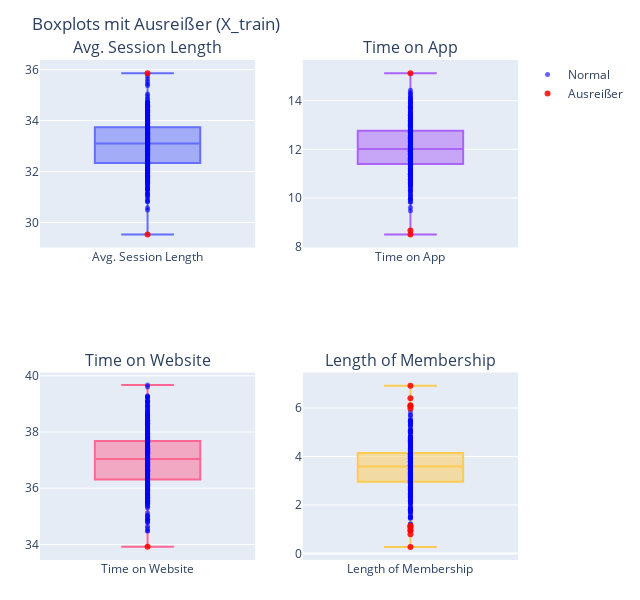

Here is the notebook cell this chart was saved with:
### Code cell
from outliers import plot_box_outliers_matrix

fig5, _ = plot_box_outliers_matrix(
    X_train, columns=num_cols, bounds=iqr_info,
    title="Boxplots mit Ausreißer (X_train)"
)

fig5

### Figure 1 — Plotly figure (JSON) as saved in the notebook; plotly's stock layout.template omitted (floating-point values rounded to 4 significant figures; data arrays with more than 128 entries replaced by an {"elided": "..."} marker saying what was removed)
{"data": [{"boxpoints": false, "name": "Avg. Session Length", "showlegend": false, "type": "box", "xaxis": "x", "y": {"elided": "400 float values"}, "yaxis": "y"}, {"marker": {"color": "blue", "opacity": 0.6, "size": 5}, "mode": "markers", "name": "Normal", "showlegend": true, "type": "scatter", "x": {"elided": "398 str values"}, "xaxis": "x", "y": {"elided": "398 float values"}, "yaxis": "y"}, {"marker": {"color": "red", "opacity": 0.85, "size": 6}, "mode": "markers", "name": "Ausreißer", "showlegend": true, "type": "scatter", "x": ["Avg. Session Length", "Avg. Session Length"], "xaxis": "x", "y": [35.86, 29.53], "yaxis": "y"}, {"boxpoints": false, "name": "Time on App", "showlegend": false, "type": "box", "xaxis": "x2", "y": {"elided": "400 float values"}, "yaxis": "y2"}, {"marker": {"color": "blue", "opacity": 0.6, "size": 5}, "mode": "markers", "name": "Normal", "showlegend": false, "type": "scatter", "x": {"elided": "397 str values"}, "xaxis": "x2", "y": {"elided": "397 float values"}, "yaxis": "y2"}, {"marker": {"color": "red", "opacity": 0.85, "size": 6}, "mode": "markers", "name": "Ausreißer", "showlegend": false, "type": "scatter", "x": ["Time on App", "Time on App", "Time on App"], "xaxis": "x2", "y": [8.668, 15.13, 8.508], "yaxis": "y2"}, {"boxpoints": false, "name": "Time on Website", "showlegend": false, "type": "box", "xaxis": "x3", "y": {"elided": "400 float values"}, "yaxis": "y3"}, {"marker": {"color": "blue", "opacity": 0.6, "size": 5}, "mode": "markers", "name": "Normal", "showlegend": false, "type": "scatter", "x": {"elided": "399 str values"}, "xaxis": "x3", "y": {"elided": "399 float values"}, "yaxis": "y3"}, {"marker": {"color": "red", "opacity": 0.85, "size": 6}, "mode": "markers", "name": "Ausreißer", "showlegend": false, "type": "scatter", "x": ["Time on Website"], "xaxis": "x3", "y": [33.91], "yaxis": "y3"}, {"boxpoints": false, "name": "Length of Membership", "showlegend": false, "type": "box", "xaxis": "x4", "y": {"elided": "400 float values"}, "yaxis": "y4"}, {"marker": {"color": "blue", "opacity": 0.6, "size": 5}, "mode": "markers", "name": "Normal", "showlegend": false, "type": "scatter", "x": {"elided": "388 str values"}, "xaxis": "x4", "y": {"elided": "388 float values"}, "yaxis": "y4"}, {"marker": {"color": "red", "opacity": 0.85, "size": 6}, "mode": "markers", "name": "Ausreißer", "showlegend": false, "type": "scatter", "x": ["Length of Membership", "Length of Membership", "Length of Membership", "Length of Membership", "Length of Membership", "Length of Membership", "Length of Membership", "Length of Membership", "Length of Membership", "Length of Membership", "Length of Membership", "Length of Membership"], "xaxis": "x4", "y": [6.077, 6.923, 0.7895, 0.2699, 6.115, 1.13, 0.9365, 1.085, 0.9686, 5.977, 6.401, 1.139], "yaxis": "y4"}], "layout": {"annotations": [{"font": {"size": 16}, "showarrow": false, "text": "Avg. Session Length", "x": 0.225, "xanchor": "center", "xref": "paper", "y": 1, "yanchor": "bottom", "yref": "paper"}, {"font": {"size": 16}, "showarrow": false, "text": "Time on App", "x": 0.775, "xanchor": "center", "xref": "paper", "y": 1, "yanchor": "bottom", "yref": "paper"}, {"font": {"size": 16}, "showarrow": false, "text": "Time on Website", "x": 0.225, "xanchor": "center", "xref": "paper", "y": 0.375, "yanchor": "bottom", "yref": "paper"}, {"font": {"size": 16}, "showarrow": false, "text": "Length of Membership", "x": 0.775, "xanchor": "center", "xref": "paper", "y": 0.375, "yanchor": "bottom", "yref": "paper"}], "height": 600, "margin": {"b": 40, "l": 40, "r": 20, "t": 60}, "showlegend": true, "title": {"text": "Boxplots mit Ausreißer (X_train)"}, "width": 640, "xaxis": {"anchor": "y", "domain": [0, 0.45]}, "xaxis2": {"anchor": "y2", "domain": [0.55, 1]}, "xaxis3": {"anchor": "y3", "domain": [0, 0.45]}, "xaxis4": {"anchor": "y4", "domain": [0.55, 1]}, "yaxis": {"anchor": "x", "domain": [0.625, 1]}, "yaxis2": {"anchor": "x2", "domain": [0.625, 1]}, "yaxis3": {"anchor": "x3", "domain": [0, 0.375]}, "yaxis4": {"anchor": "x4", "domain": [0, 0.375]}}}
